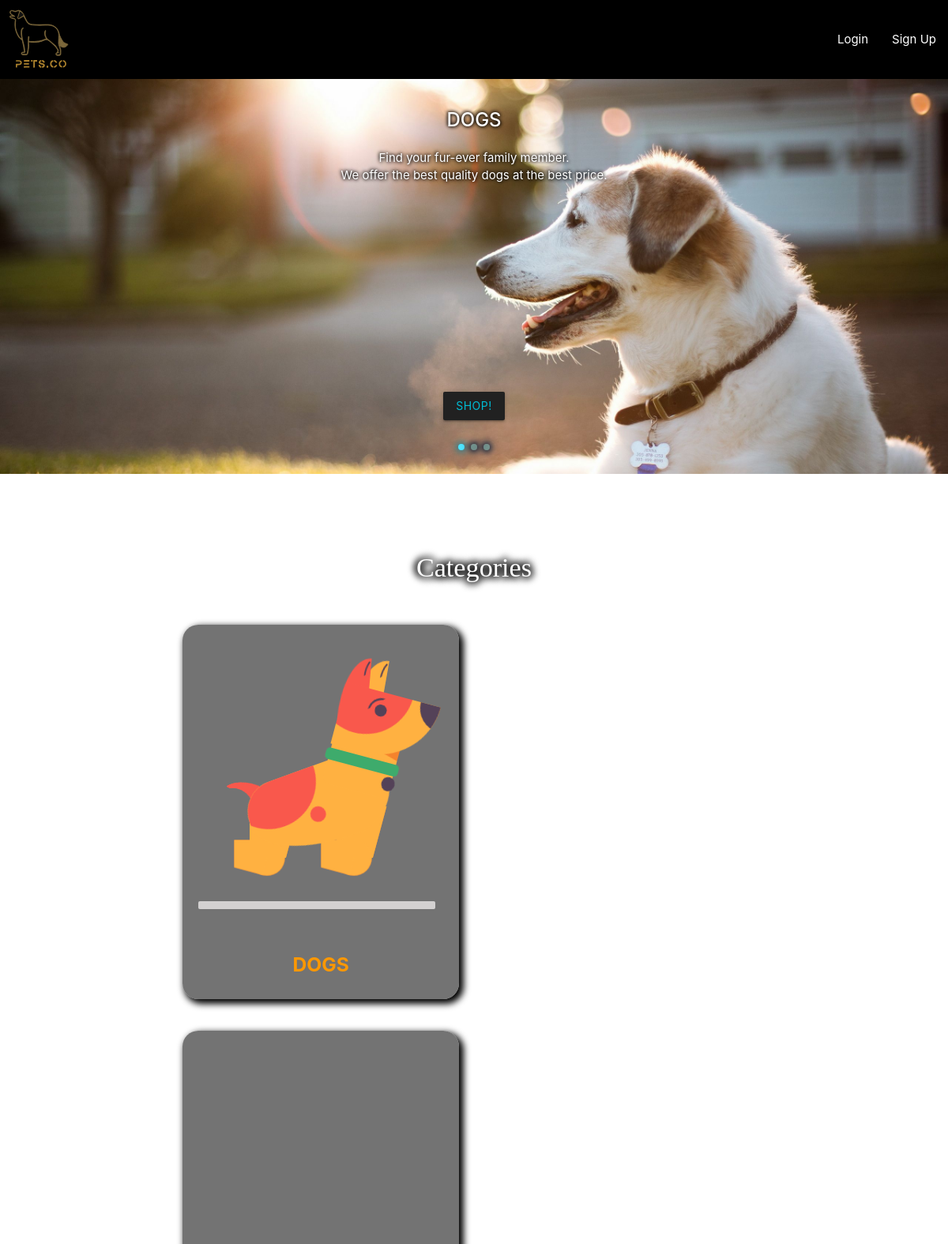
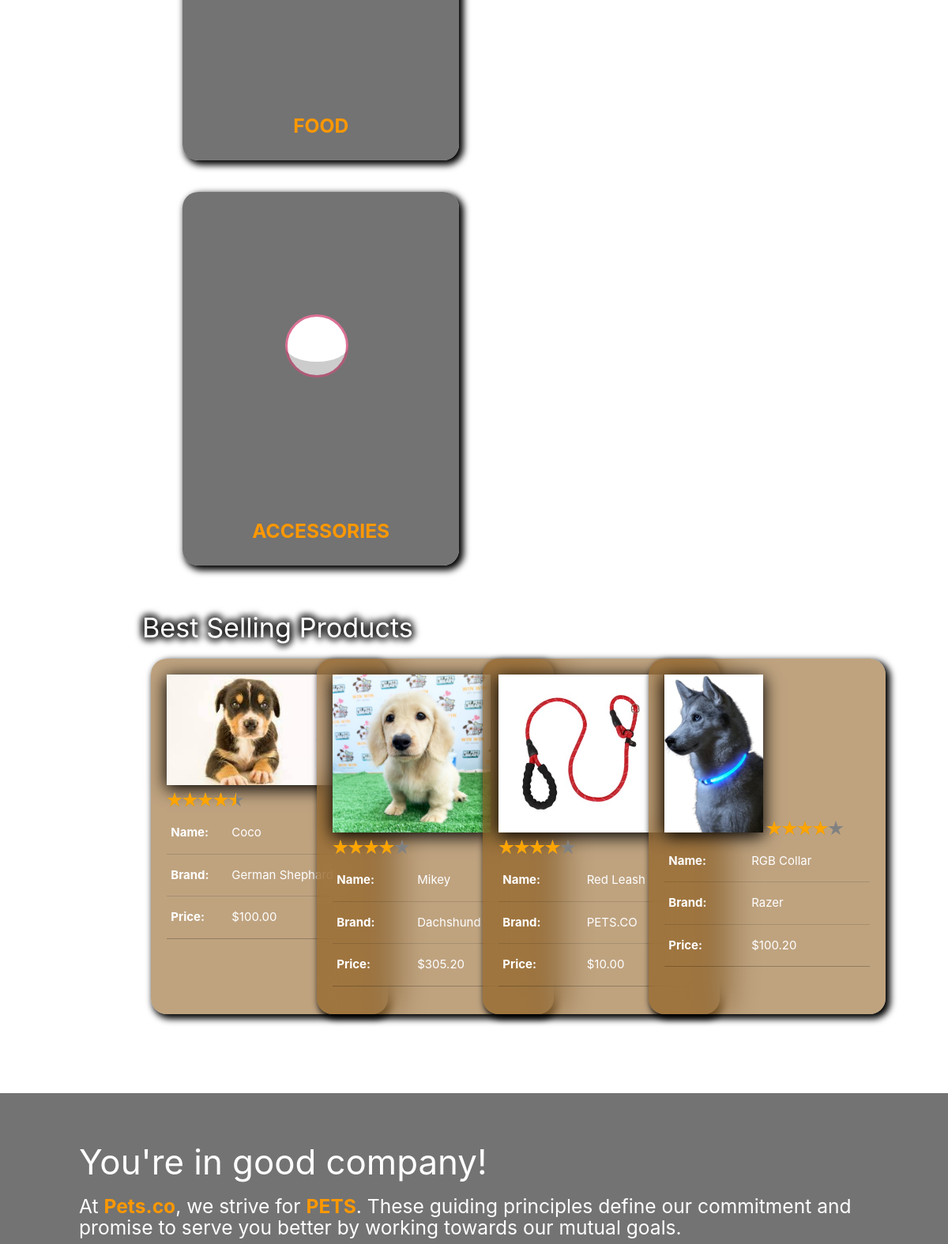
The page / (upper part) on the database its author committed (2 pictures, top to bottom).
### tables this page shows
CREATE TABLE `items` (
  `ItemID` int(11) NOT NULL,
  `Name` varchar(64) NOT NULL,
  `Brand` varchar(64) NOT NULL,
  `Description` varchar(512) NOT NULL,
  `Category` int(11) NOT NULL,
  `SellingPrice` float NOT NULL,
  `QuantityInStock` int(11) NOT NULL,
  `Image` varchar(512) NOT NULL
);

### includes/data/item.data.php (called while the page is built, shortened)
<?php
class Item
{
  private $itemID;
  private $name;
  private $brand;
  private $sellingPrice;
  private $image;
  function __construct($itemID, $conn)
  {
    $this->itemID = $itemID;
    $this->InitData($conn);
  }
  public function InitData($conn)
  {
    $sql = "SELECT * FROM Items WHERE ItemID = $this->itemID";
    $result = $conn->query($sql) or die($conn->error);
    $row = $result->fetch_array(MYSQLI_ASSOC);
    $this->name = $row["Name"];
    $this->brand = $row["Brand"];
    $this->sellingPrice = $row["SellingPrice"];
    $this->image = $row["Image"];
  }
  public function GetItemID() { return $this->itemID; }
  public function GetName() { return $this->name; }
  public function GetBrand() { return $this->brand; }
  public function GetSellingPrice() { return $this->sellingPrice; }
  public function GetImage() { return $this->image; }
}

### index.php (the view, shortened to what this page needs)
<!DOCTYPE html>
<html lang="en">
<?php
  include "header.php";
  require_once "includes/utils/dbhandler.php";
?>
<div class="carousel carousel-slider center" style="margin-bottom: 100px">
  <div class="carousel-fixed-item center">
    <a class="btn waves-effect waves-teal grey darken-4 cyan-text">Shop!</a>
  </div>
  <a class="carousel-item carousel-magic" href="search_catalogue.php?category=0"
  style="background-image: url('./static/images/solo_dog.jpg'); background-position-y: 50%;">
    <h2>DOGS</h2>
    <p class="white-text fixed center">Find your fur-ever family member. <br> We offer the best quality dogs at the best price. </p>
  </a>
</div>
<div class="container">
  <div class="row">
    <div class="row">
      <h4 class="page-title lovelo center">Categories</h4>
    </div>
    <div class="row" style="margin-left: 20px">
      <div class="col">
        <div class="selectable-card" style="width: 350px; margin: 20px;">
          <a href="search_catalogue.php?category=0">
            <h5 class="orange-text center bold">DOGS</h5>
          </a>
        </div>
      </div>
      <div class="col">
        <div class="selectable-card" style="width: 350px; margin: 20px;">
          <a href="search_catalogue.php?category=1">
            <h5 class="orange-text center bold">FOOD</h5>
          </a>
        </div>
      </div>
      <div class="col">
        <div class="selectable-card" style="width: 350px; margin: 20px;">
          <a href="search_catalogue.php?category=2">
            <h5 class="orange-text center bold">ACCESSORIES</h5>
          </a>
        </div>
      </div>
    </div>
  </div>
  <div class="row">
    <h4 class="page-title" style="display: inline;">Best Selling Products</h4>
  </div>
  <?php
    $sql = "SELECT ItemID, AVG(Rating) FROM OrderItems
      GROUP BY ItemID
      ORDER BY AVG(Rating) DESC";
    $result = $conn->query($sql) or die($conn->error);
    $items = array();
    $ratings = array();
    while ($row = $result->fetch_array())
    {
      $itemID = $row[0];
      $avgRating = $row[1];
      array_push($items, new Item($itemID, $conn));
      array_push($ratings, $avgRating);
    }
    $itemCount = count($items);
    echo("<div class='row'>");
    for ($itemIdx=0, $itemAdded=0; $itemAdded < 4 && $itemIdx < $itemCount;)
    {
      $item = $items[$itemIdx];
      $avgRating = $ratings[$itemIdx++];
      $itemAdded++;
      $itemID = $item->GetItemID();
      $image = $item->GetImage();
      $name = $item->GetName();
      $brand = $item->GetBrand();
      $price = $item->GetSellingPrice();
      $price = "$" . number_format($price, 2);
      $starWidth = $avgRating / 5 * 100;
      echo(
        "<div class='col s3'>
          <a href='item_page.php?item_id=$itemID'>
            <div class='selectable-card tint-glass-brown blurer' style='height: 450px; min-width: 300px'>
              <img class='shadow-img' src='images/$image' style='max-height: 200px; max-width: 250px;'>
              <table>
                <tbody>
                  <tr><th>Name: </th><td>$name</td></tr>
                  <tr><th>Brand: </th><td>$brand</td></tr>
                  <tr><th>Price: </th><td>$price</td></tr>
                  <tr>
                    <div class='ratings'>
                      <div class='empty-stars'></div>
                      <div class='full-stars' style='width: $starWidth%'></div>
                    </div>
                  </tr>
                </tbody>
              </table>
            </div>
          </a>
        </div>"
      );
    }
    echo("</div>");
  ?>
</div>
<div class="section" style="margin-top: 100px;">
  <div class="wide-container">
    <h3 class="white-text">You're in good company!</h3>
    <h5 class="white-text">
      At <b class="orange-text">Pets.co</b>, we strive for <b class="orange-text">PETS</b>.
      These guiding principles define our commitment and promise to serve you better
      by working towards our mutual goals.
    </h5>
  </div>
</div>
<?php include "footer.php"; ?>

### static/css/base.css (style rules this page uses)
html { height: 100%; background-repeat: no-repeat; }
body { height: 100%; animation-name: backgroundColorPalette; background-blend-mode: luminosity; animation-duration: 5s; animation-iteration-count: infinite; animation-direction: alternate; animation-timing-function: linear; }
body::before { background: url('admin_background.jpg'); background-repeat: no-repeat; background-size: cover; background-attachment: fixed; filter: grayscale(); }
.shadow-img { box-shadow: 0px 4px 20px 1px black; }
.section { background-color: rgba(56, 56, 56, 0.7); backdrop-filter: blur(10px); }
.page-title { color: white; text-shadow: black 4px 0px 8px, black -4px 0px 8px, black 0px 4px 8px, black 0px -4px 8px; }
.carousel-magic { color: white; text-shadow: black 1px 1px 4px, black -1px -1px 4px; background-repeat: no-repeat; background-size: cover; }
.wide-container { padding-top: 20px; padding-left: 100px; padding-right: 100px; }

### static/css/cards.css (style rules this page uses)
.selectable-card { color: white; padding: 20px; background-color: rgba(56, 56, 56, 0.7); border-radius: 20px; box-shadow: black 4px 4px 8px 2px; backdrop-filter: blur(15px); transition: 0.2s cubic-bezier(0.8, 0, 0.2, 1); }
.selectable-card.tint-glass-brown { background-color: rgba(128, 73, 0, 0.5); }
.selectable-card.blurer { backdrop-filter: blur(20px); }

### static/css/rating_stars.css (style rules this page uses)
.ratings { position: relative; vertical-align: middle; display: inline-block; color: grey; overflow: hidden; }
.full-stars { position: absolute; left: 0; top: 0; white-space: nowrap; overflow: hidden; color: orange; }
.empty-stars:before, .full-stars:before { content:"\2605\2605\2605\2605\2605"; font-size: 14pt; }
.empty-stars:before { -webkit-text-stroke: 1px #848484; }
.full-stars:before { -webkit-text-stroke: 1px orange; }

### static/css/food.css (style rules this page uses)
.container-food { width: 300px; height: 300px; }

### static/css/ball.css (style rules this page uses)
*, *::after { margin: 0; }
ballbody { display: flex; align-items: center; justify-content: center; width: 300px; height: 380px; padding-top: 50px }
scene, bounce, bounce::after, ball, shadow { display: block; width: 10vh; }
scene { height: 20vh; position: relative; }
bounce, bounce::after, ball { height: 10vh; position: absolute; top: 0; left: 0; border-radius: 50%; }
bounce { animation: bounce 500ms ease-in infinite alternate; }
bounce::after { content: ""; border-width: 0 0 2.5vh 0; border-style: solid; border-color: rgba(0, 0, 0, 0.2); }
ball { border-style: solid; border-color: palevioletred; border-radius: 50%; background-color: white; animation: ball 1000ms ease-in-out infinite alternate, rotate 3000ms linear infinite; }
shadow { height: 2.5vh; position: absolute; bottom: 0; left: 0; z-index: -1; border-radius: 50%; animation: shadow 500ms ease-in-out infinite alternate; }

### rows shown on the page
items: Image (picture), Name "Coco", Brand "German Shephard", SellingPrice "$100.00", $starWidth 90 (drawn)
items: Image (picture), Name "Mikey", Brand "Dachshund", SellingPrice "$305.20", $starWidth 80 (drawn)
items: Image (picture), Name "Red Leash", Brand "PETS.CO", SellingPrice "$10.00", $starWidth 80 (drawn)
items: Image (picture), Name "RGB Collar", Brand "Razer", SellingPrice "$100.20", $starWidth 80 (drawn)
